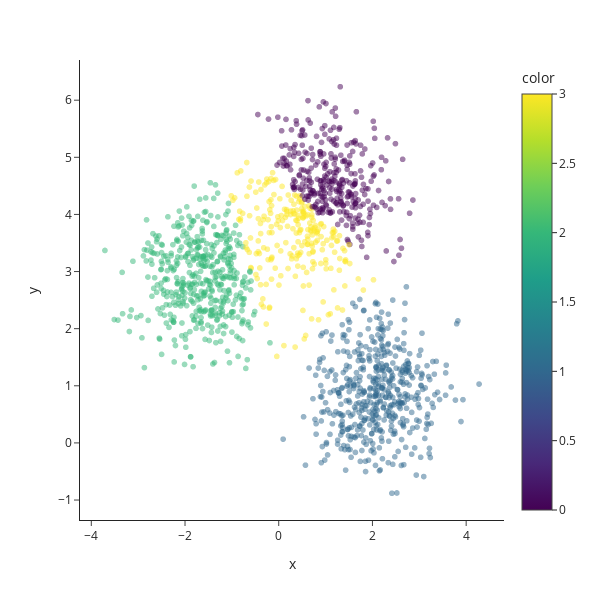

The notebook cell saved with this chart:
### Markdown cell above
c) k = 4

### Code cell
kmeans = cluster.KMeans(n_clusters=4)
kmeans.fit(X)
pred = kmeans.predict(X)

# Matplotlib
# plt.figure(figsize=(5, 5))
# plt.scatter(X[:, 0], X[:, 1], c=pred,alpha=0.5)
# plt.show()

# Plotly
fig = px.scatter(x=X[:, 0], y=X[:, 1], color=pred, opacity=0.5)
fig.update_layout(height=600, width=600)
fig.show()

### Figure 1 — Plotly figure (JSON) as saved in the notebook; plotly's stock layout.template omitted (floating-point values rounded to 4 significant figures; data arrays with more than 128 entries replaced by an {"elided": "..."} marker saying what was removed)
{"data": [{"hovertemplate": "x=%{x}<br>y=%{y}<br>color=%{marker.color}<extra></extra>", "legendgroup": "", "marker": {"color": {"elided": "1500 int values"}, "coloraxis": "coloraxis", "opacity": 0.5, "symbol": "circle"}, "mode": "markers", "name": "", "showlegend": false, "type": "scattergl", "x": {"elided": "1500 float values"}, "xaxis": "x", "y": {"elided": "1500 float values"}, "yaxis": "y"}], "layout": {"coloraxis": {"colorbar": {"title": {"text": "color"}}, "colorscale": [[0, "#440154"], [0.1111, "#482878"], [0.2222, "#3e4989"], [0.3333, "#31688e"], [0.4444, "#26828e"], [0.5556, "#1f9e89"], [0.6667, "#35b779"], [0.7778, "#6ece58"], [0.8889, "#b5de2b"], [1, "#fde725"]]}, "height": 600, "legend": {"tracegroupgap": 0}, "margin": {"t": 60}, "width": 600, "xaxis": {"anchor": "y", "domain": [0, 1], "title": {"text": "x"}}, "yaxis": {"anchor": "x", "domain": [0, 1], "title": {"text": "y"}}}}
